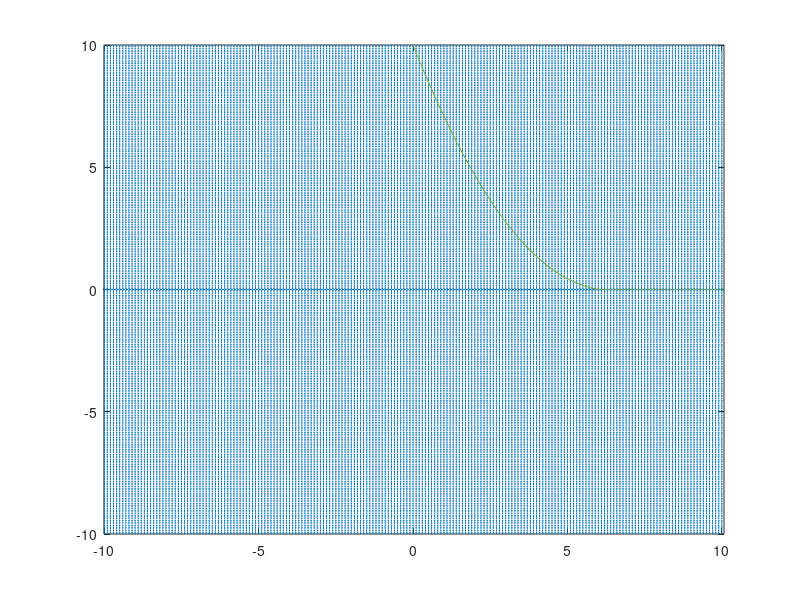

MATLAB code for this plot:
clear all; clc

plot_vector_field = 1;

fy = @(t,y) -sign(y)*sqrt(abs(y));

y0 = 10;
ts = 0;
tf = 10;

tic; [t_ode45,y_ode45] = ode45(fy,[ts tf],y0);

figure(1)
clf 

if plot_vector_field
    [T_mtx,Y_mtx] = meshgrid(-10:1e-1:10,-10:1e-1:10);
    FY_mtx = fy(T_mtx,Y_mtx);
    dT = ones(size(T_mtx));
    L = sqrt(1+FY_mtx.^2);
    quiver(T_mtx, Y_mtx, dT./L, FY_mtx./L, 0.5)
    axis tight
end

hold on
plot(t_ode45,y_ode45)

